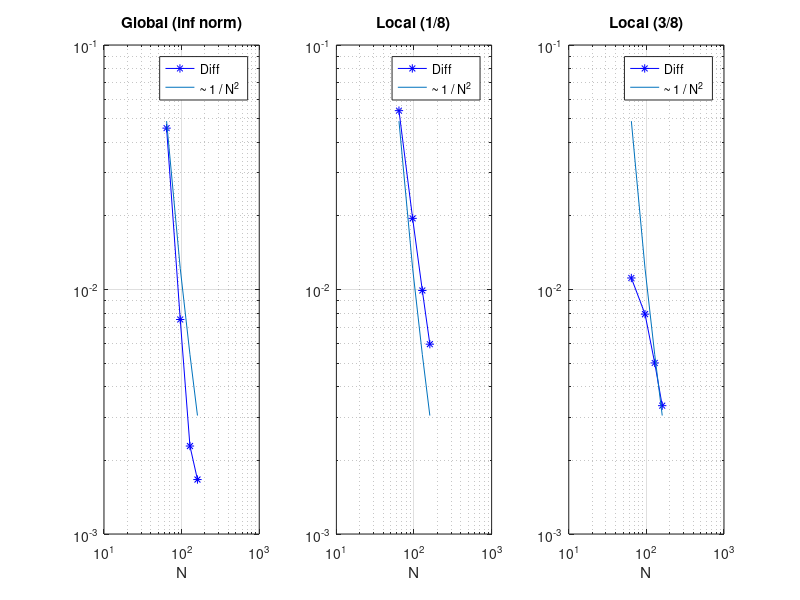

This figure's MATLAB source:
function convergence_results
  % Global
  x = [32.0, 64.0, 96.0, 128.0, 160.0];
  inf_norm = [1.02851, 1.07422, 1.08176, 1.08405, 1.08572];

  % Local
  een_achtste = [0.327567, 0.381462, 0.401002, 0.410911, 0.416887];
  drie_achtste = [0.500404, 0.489258, 0.481327, 0.476320, 0.472971];

  second_order = 50 ./ x(1 : end - 1) .^ 2;

  figure;
  diff1 = difference1(inf_norm);
  subplot(1, 3, 1)
  loglog(x(2 : end), diff1, 'b-*'); hold on;
  loglog(x(2 : end), second_order);
  legend('Diff', '~ 1 / N^2')
  xlabel('N')
  grid on;
  order_inf_norm = the_order(x, diff1)
  title('Global (inf norm)')

  diff2 = difference1(een_achtste);
  subplot(1, 3, 2)
  loglog(x(2 : end), diff2, 'b-*'); hold on;
  loglog(x(2 : end), second_order);
  legend('Diff', '~ 1 / N^2')
  xlabel('N')
  grid on;
  order_een_achtste = the_order(x, diff2)
  title('Local (1/8)')

  diff3 = difference1(drie_achtste);
  subplot(1, 3, 3)
  loglog(x(2 : end), diff3, 'b-*'); hold on;
  loglog(x(2 : end), second_order);
  legend('Diff', '~ 1 / N^2')
  xlabel('N')
  grid on;
  order_drie_achtste = the_order(x, diff3)
  title('Local (3/8)')

end

function d = difference1(vec)
  d = abs(vec(2 : end) - vec(1 : end - 1));
end

function d = difference2(vec)
  d = abs(vec(1 : end - 1) - vec(end));
end

function r = the_order(xs, ys)
   r = abs((log(ys(2 : end)) - log(ys(1 : end - 1))) ./ (log(xs(2 : end - 1)) - log(xs(1 : end - 2))));
end